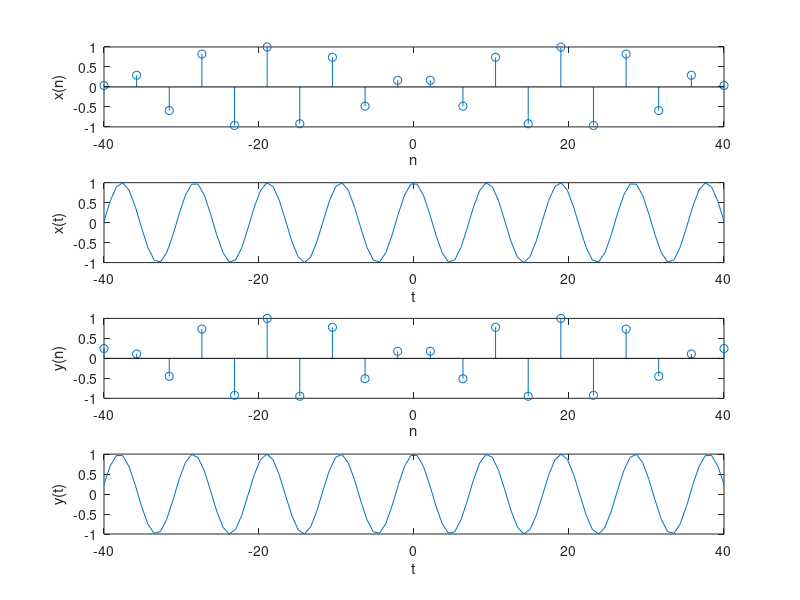

Here is the MATLAB script that generated this plot:
n = linspace(-40,40,20);
t = linspace(-40,40);

Xn = cos((2.*n)./3);
Xt = cos((2.*t)./3);

Yn = cos((8.*pi.*n)./38);
Yt = cos((8.*pi.*t)./38);

subplot(4,1,1);
stem(n,Xn);
xlabel('n');
ylabel('x(n)');

subplot(4,1,2);
plot(t,Xt);
xlabel('t');
ylabel('x(t)');

subplot(4,1,3);
stem(n,Yn);
xlabel('n');
ylabel('y(n)');

subplot(4,1,4);
plot(t,Yt);
xlabel('t');
ylabel('y(t)');